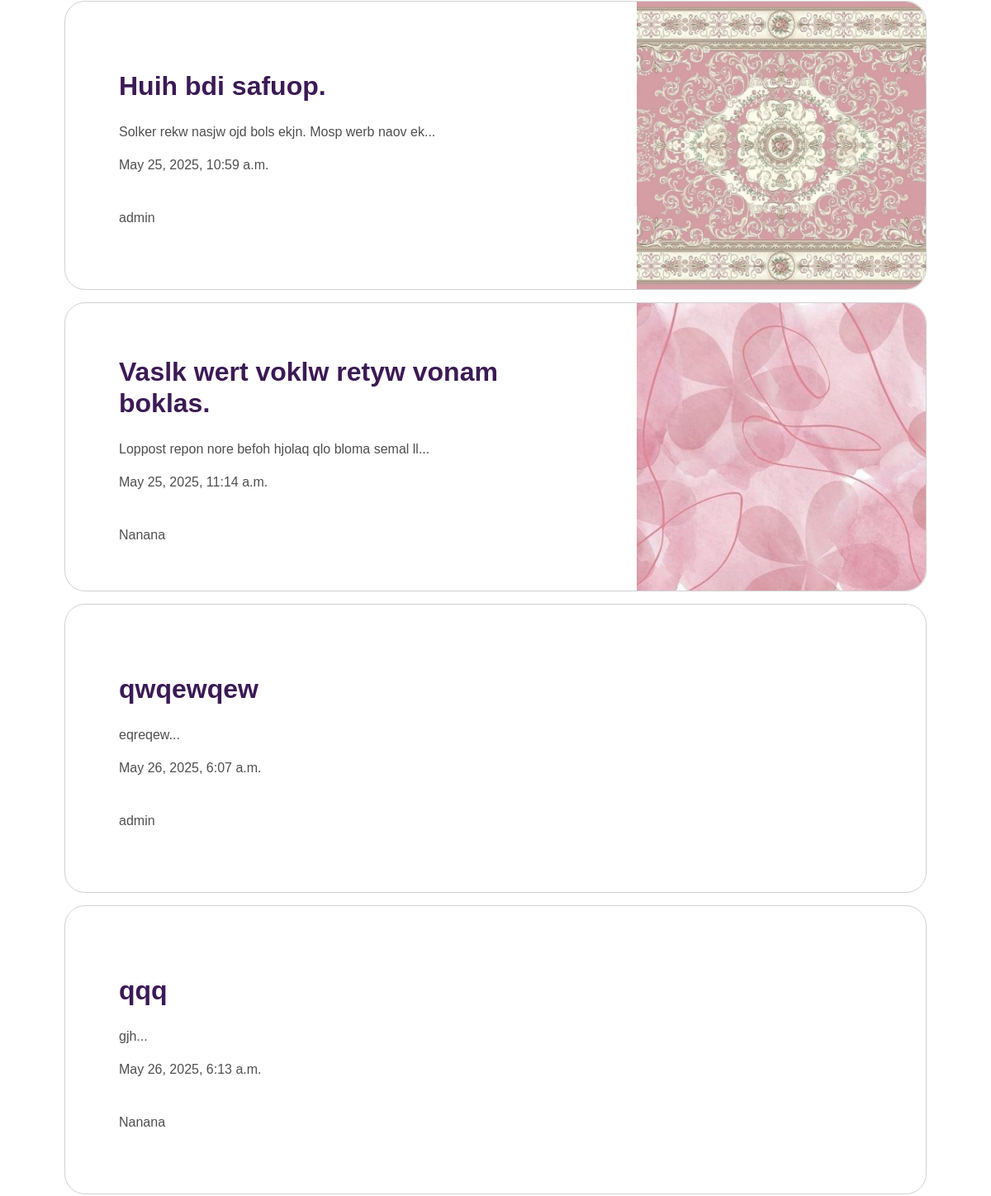
The page /articles/ (middle part) on the database as committed earlier.
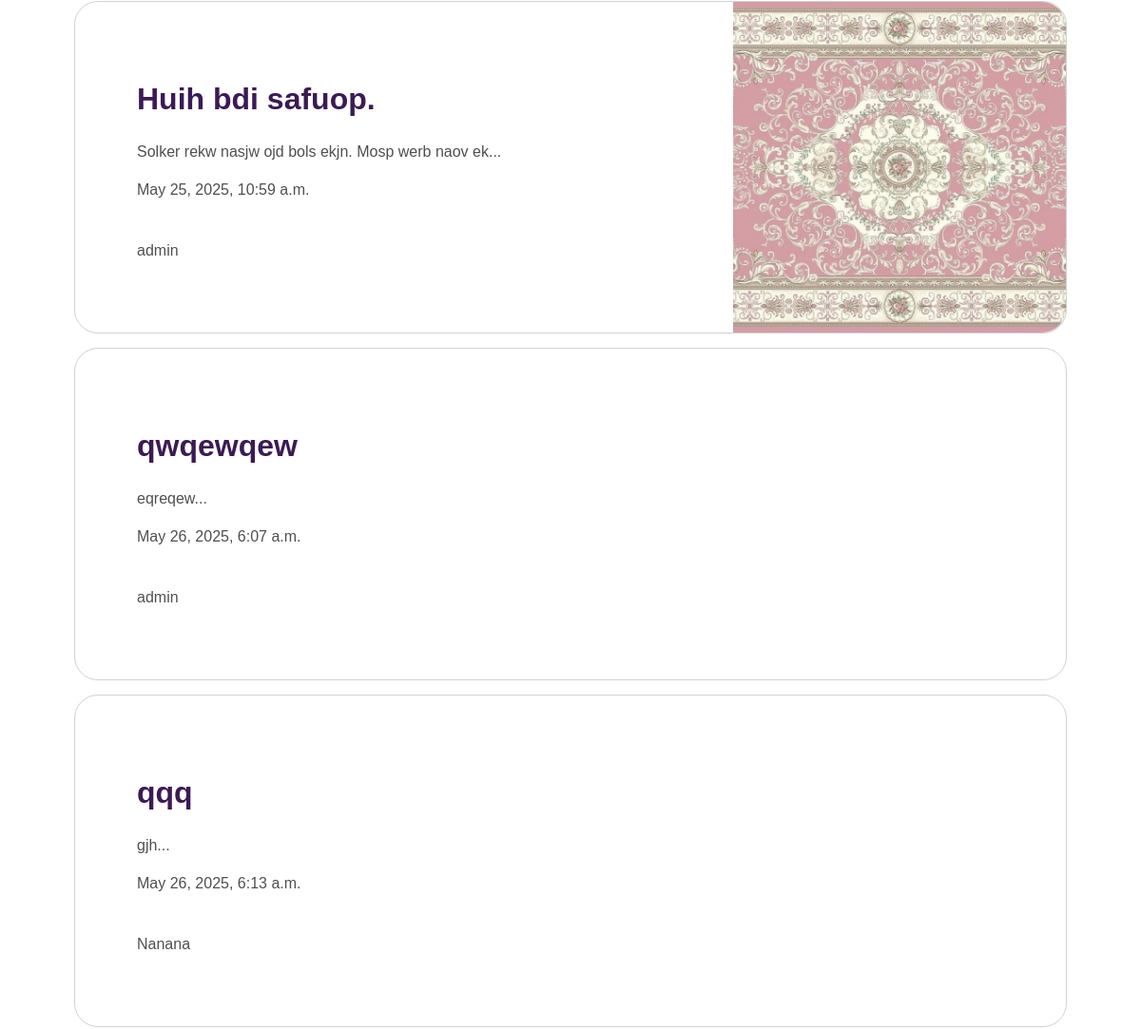
The same page on the database as committed later.
### articles/models.py (models this page shows, shortened)
class Article(models.Model):
    title = models.CharField(max_length=200)
    slug = models.SlugField(unique=True)
    body = models.TextField()
    date = models.DateTimeField(auto_now_add=True)
    thumbnail = models.ImageField(upload_to='images/', blank=True, default='images/default.jpg')
    author = models.ForeignKey(User, default=None, on_delete=models.CASCADE)
    def snippet(self):
        return self.body[0:50] + '...'

### articles/views.py (the view)
# urls.py: path('', views.article_list, name='article_list'),
def article_list(request):
    articles = Article.objects.all().order_by('date')
    return render(request, 'articles/article_list.html', {'articles': articles})

### articles/templates/articles/article_list.html (shortened to what this page needs)
{% extends "base_layout.html" %}
{% block content %}
    <main>
        <div class="container">
            <div class="articles">
                {% for element in articles %}
                    <div class="article__item">
                        <div class="article_description">
                            <h2>
                                <a href="{% url 'articles:article_detail' slug=element.slug %}">
                                    {{ element.title }}
                                </a>
                            </h2>
                            <p>
                                {{ element.snippet }}
                            </p>
                            <time>
                                {{ element.date }}
                            </time>
                            <p>
                                {{ element.author }}
                            </p>
                        </div>
                        {% if element.thumbnail.url != null %}
                            <img class="article__item-img" src="{{ element.thumbnail.url }}" alt="">
                        {% endif %}
                    </div>
                {% endfor %}
            </div>
        </div>
    </main>
{% endblock content %}

Rows that differ between the two databases and show on the page:
removed Article: title "Vaslk wert voklw retyw vonam boklas.", snippet "Loppost repon nore befoh hjolaq qlo bloma semal ll...", date "May 25, 2025, 11:14 a.m.", author "Nanana", thumbnail (picture)
